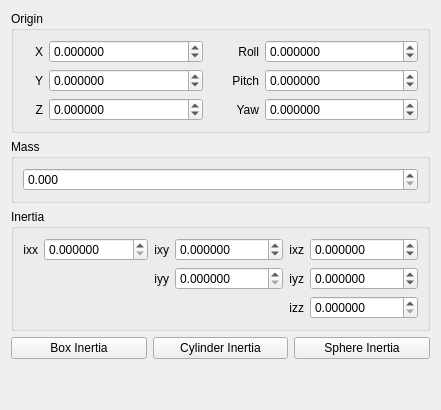
          <widget class="QWidget" name="InertialTab">
            <attribute name="title">
              <string>Inertial</string>
            </attribute>
            <layout class="QVBoxLayout">
              <item>
                <widget class="QGroupBox" name="InertialOriginGroupBox">
                  <property name="enabled">
                    <bool>true</bool>
                  </property>
                  <property name="title">
                    <string>Origin</string>
                  </property>
                  <layout class="QGridLayout" name="gridLayout_7">
                    <item row="1" column="2">
                      <widget class="QLabel" name="label_33">
                        <property name="maximumSize">
                          <size>
                            <width>50</width>
                            <height>16777215</height>
                          </size>
                        </property>
                        <property name="layoutDirection">
                          <enum>Qt::LeftToRight</enum>
                        </property>
                        <property name="text">
                          <string>Pitch</string>
                        </property>
                        <property name="alignment">
                          <set>Qt::AlignRight|Qt::AlignTrailing|Qt::AlignVCenter</set>
                        </property>
                      </widget>
                    </item>
                    <item row="1" column="3">
                      <widget class="QDoubleSpinBox" name="InertialOriginPitchSpinBox">
                        <property name="decimals">
                          <number>6</number>
                        </property>
                        <property name="minimum">
                          <double>-3.141592000000000</double>
                        </property>
                        <property name="maximum">
                          <double>3.141592000000000</double>
                        </property>
                        <property name="singleStep">
                          <double>0.001000000000000</double>
                        </property>
                      </widget>
                    </item>
                    <item row="2" column="0">
                      <widget class="QLabel" name="label_34">
                        <property name="maximumSize">
                          <size>
                            <width>20</width>
                            <height>16777215</height>
                          </size>
                        </property>
                        <property name="layoutDirection">
                          <enum>Qt::LeftToRight</enum>
                        </property>
                        <property name="text">
                          <string>Z</string>
                        </property>
                        <property name="alignment">
                          <set>Qt::AlignRight|Qt::AlignTrailing|Qt::AlignVCenter</set>
                        </property>
                      </widget>
                    </item>
                    <item row="0" column="3">
                      <widget class="QDoubleSpinBox" name="InertialOriginRollSpinBox">
                        <property name="decimals">
                          <number>6</number>
                        </property>
                        <property name="minimum">
                          <double>-3.141592000000000</double>
                        </property>
                        <property name="maximum">
                          <double>3.141592000000000</double>
                        </property>
                        <property name="singleStep">
                          <double>0.001000000000000</double>
                        </property>
                      </widget>
                    </item>
                    <item row="1" column="0">
                      <widget class="QLabel" name="label_35">
                        <property name="maximumSize">
                          <size>
                            <width>20</width>
                            <height>16777215</height>
                          </size>
                        </property>
                        <property name="layoutDirection">
                          <enum>Qt::LeftToRight</enum>
                        </property>
                        <property name="text">
                          <string>Y</string>
                        </property>
                        <property name="alignment">
                          <set>Qt::AlignRight|Qt::AlignTrailing|Qt::AlignVCenter</set>
                        </property>
                      </widget>
                    </item>
                    <item row="1" column="1">
                      <widget class="QDoubleSpinBox" name="InertialOriginYSpinBox">
                        <property name="decimals">
                          <number>6</number>
                        </property>
                        <property name="minimum">
                          <double>-10000.000000000000000</double>
                        </property>
                        <property name="maximum">
                          <double>10000.000000000000000</double>
                        </property>
                        <property name="singleStep">
                          <double>0.001000000000000</double>
                        </property>
                      </widget>
                    </item>
                    <item row="0" column="2">
                      <widget class="QLabel" name="label_36">
                        <property name="maximumSize">
                          <size>
                            <width>50</width>
                            <height>16777215</height>
                          </size>
                        </property>
                        <property name="layoutDirection">
                          <enum>Qt::LeftToRight</enum>
                        </property>
                        <property name="text">
                          <string>Roll</string>
                        </property>
                        <property name="alignment">
                          <set>Qt::AlignRight|Qt::AlignTrailing|Qt::AlignVCenter</set>
                        </property>
                      </widget>
                    </item>
                    <item row="2" column="1">
                      <widget class="QDoubleSpinBox" name="InertialOriginZSpinBox">
                        <property name="decimals">
                          <number>6</number>
                        </property>
                        <property name="minimum">
                          <double>-10000.000000000000000</double>
                        </property>
                        <property name="maximum">
                          <double>10000.000000000000000</double>
                        </property>
                        <property name="singleStep">
                          <double>0.001000000000000</double>
                        </property>
                      </widget>
                    </item>
                    <item row="2" column="2">
                      <widget class="QLabel" name="label_37">
                        <property name="maximumSize">
                          <size>
                            <width>50</width>
                            <height>16777215</height>
                          </size>
                        </property>
                        <property name="layoutDirection">
                          <enum>Qt::LeftToRight</enum>
                        </property>
                        <property name="text">
                          <string>Yaw</string>
                        </property>
                        <property name="alignment">
                          <set>Qt::AlignRight|Qt::AlignTrailing|Qt::AlignVCenter</set>
                        </property>
                      </widget>
                    </item>
                    <item row="2" column="3">
                      <widget class="QDoubleSpinBox" name="InertialOriginYawSpinBox">
                        <property name="decimals">
                          <number>6</number>
                        </property>
                        <property name="minimum">
                          <double>-3.141592000000000</double>
                        </property>
                        <property name="maximum">
                          <double>3.141592000000000</double>
                        </property>
                        <property name="singleStep">
                          <double>0.001000000000000</double>
                        </property>
                      </widget>
                    </item>
                    <item row="0" column="1">
                      <widget class="QDoubleSpinBox" name="InertialOriginXSpinBox">
                        <property name="decimals">
                          <number>6</number>
                        </property>
                        <property name="minimum">
                          <double>-10000.000000000000000</double>
                        </property>
                        <property name="maximum">
                          <double>10000.000000000000000</double>
                        </property>
                        <property name="singleStep">
                          <double>0.001000000000000</double>
                        </property>
                      </widget>
                    </item>
                    <item row="0" column="0">
                      <widget class="QLabel" name="label_38">
                        <property name="maximumSize">
                          <size>
                            <width>20</width>
                            <height>16777215</height>
                          </size>
                        </property>
                        <property name="layoutDirection">
                          <enum>Qt::LeftToRight</enum>
                        </property>
                        <property name="text">
                          <string>X</string>
                        </property>
                        <property name="alignment">
                          <set>Qt::AlignRight|Qt::AlignTrailing|Qt::AlignVCenter</set>
                        </property>
                      </widget>
                    </item>
                  </layout>
                </widget>
              </item>
              <item>
                <widget class="QGroupBox" name="InertialMassGroupBox">
                  <property name="enabled">
                    <bool>true</bool>
                  </property>
                  <property name="title">
                    <string>Mass</string>
                  </property>
                  <layout class="QVBoxLayout">
                    <item>
                      <widget class="QDoubleSpinBox" name="InertialMassSpinBox">
                        <property name="decimals">
                          <number>3</number>
                        </property>
                        <property name="singleStep">
                          <double>0.001000000000000</double>
                        </property>
                      </widget>
                    </item>
                  </layout>
                </widget>
              </item>
              <item>
                <widget class="QGroupBox" name="InertialInertiaGroupBox">
                  <property name="enabled">
                    <bool>true</bool>
                  </property>
                  <property name="title">
                    <string>Inertia</string>
                  </property>
                  <layout class="QGridLayout" name="gridLayout_8">
                    <item row="0" column="5">
                      <widget class="QDoubleSpinBox" name="InertiaIXZSpinBox">
                        <property name="decimals">
                          <number>6</number>
                        </property>
                        <property name="minimum">
                          <double>-10000.000000000000000</double>
                        </property>
                        <property name="maximum">
                          <double>10000.000000000000000</double>
                        </property>
                        <property name="singleStep">
                          <double>0.001000000000000</double>
                        </property>
                      </widget>
                    </item>
                    <item row="0" column="0">
                      <widget class="QLabel" name="label_41">
                        <property name="maximumSize">
                          <size>
                            <width>20</width>
                            <height>16777215</height>
                          </size>
                        </property>
                        <property name="layoutDirection">
                          <enum>Qt::LeftToRight</enum>
                        </property>
                        <property name="text">
                          <string>ixx</string>
                        </property>
                        <property name="alignment">
                          <set>Qt::AlignRight|Qt::AlignTrailing|Qt::AlignVCenter</set>
                        </property>
                      </widget>
                    </item>
                    <item row="0" column="4">
                      <widget class="QLabel" name="label_40">
                        <property name="maximumSize">
                          <size>
                            <width>20</width>
                            <height>16777215</height>
                          </size>
                        </property>
                        <property name="layoutDirection">
                          <enum>Qt::LeftToRight</enum>
                        </property>
                        <property name="text">
                          <string>ixz</string>
                        </property>
                        <property name="alignment">
                          <set>Qt::AlignRight|Qt::AlignTrailing|Qt::AlignVCenter</set>
                        </property>
                      </widget>
                    </item>
                    <item row="0" column="2">
                      <widget class="QLabel" name="label_39">
                        <property name="maximumSize">
                          <size>
                            <width>20</width>
                            <height>16777215</height>
                          </size>
                        </property>
                        <property name="layoutDirection">
                          <enum>Qt::LeftToRight</enum>
                        </property>
                        <property name="text">
                          <string>ixy</string>
                        </property>
                        <property name="alignment">
                          <set>Qt::AlignRight|Qt::AlignTrailing|Qt::AlignVCenter</set>
                        </property>
                      </widget>
                    </item>
                    <item row="1" column="3">
                      <widget class="QDoubleSpinBox" name="InertiaIYYSpinBox">
                        <property name="decimals">
                          <number>6</number>
                        </property>
                        <property name="minimum">
                          <double>0.000000000000000</double>
                        </property>
                        <property name="maximum">
                          <double>10000.000000000000000</double>
                        </property>
                        <property name="singleStep">
                          <double>0.001000000000000</double>
                        </property>
                      </widget>
                    </item>
                    <item row="0" column="1">
                      <widget class="QDoubleSpinBox" name="InertiaIXXSpinBox">
                        <property name="decimals">
                          <number>6</number>
                        </property>
                        <property name="minimum">
                          <double>0.000000000000000</double>
                        </property>
                        <property name="maximum">
                          <double>10000.000000000000000</double>
                        </property>
                        <property name="singleStep">
                          <double>0.001000000000000</double>
                        </property>
                      </widget>
                    </item>
                    <item row="1" column="2">
                      <widget class="QLabel" name="label_44">
                        <property name="maximumSize">
                          <size>
                            <width>20</width>
                            <height>16777215</height>
                          </size>
                        </property>
                        <property name="layoutDirection">
                          <enum>Qt::LeftToRight</enum>
                        </property>
                        <property name="text">
                          <string>iyy</string>
                        </property>
                        <property name="alignment">
                          <set>Qt::AlignRight|Qt::AlignTrailing|Qt::AlignVCenter</set>
                        </property>
                      </widget>
                    </item>
                    <item row="0" column="3">
                      <widget class="QDoubleSpinBox" name="InertiaIXYSpinBox">
                        <property name="decimals">
                          <number>6</number>
                        </property>
                        <property name="minimum">
                          <double>-10000.000000000000000</double>
                        </property>
                        <property name="maximum">
                          <double>10000.000000000000000</double>
                        </property>
                        <property name="singleStep">
                          <double>0.001000000000000</double>
                        </property>
                      </widget>
                    </item>
                    <item row="1" column="4">
                      <widget class="QLabel" name="label_45">
                        <property name="maximumSize">
                          <size>
                            <width>20</width>
                            <height>16777215</height>
                          </size>
                        </property>
                        <property name="layoutDirection">
                          <enum>Qt::LeftToRight</enum>
                        </property>
                        <property name="text">
                          <string>iyz</string>
                        </property>
                        <property name="alignment">
                          <set>Qt::AlignRight|Qt::AlignTrailing|Qt::AlignVCenter</set>
                        </property>
                      </widget>
                    </item>
                    <item row="1" column="5">
                      <widget class="QDoubleSpinBox" name="InertiaIYZSpinBox">
                        <property name="decimals">
                          <number>6</number>
                        </property>
                        <property name="minimum">
                          <double>-10000.000000000000000</double>
                        </property>
                        <property name="maximum">
                          <double>10000.000000000000000</double>
                        </property>
                        <property name="singleStep">
                          <double>0.001000000000000</double>
                        </property>
                      </widget>
                    </item>
                    <item row="2" column="5">
                      <widget class="QDoubleSpinBox" name="InertiaIZZSpinBox">
                        <property name="decimals">
                          <number>6</number>
                        </property>
                        <property name="minimum">
                          <double>0.000000000000000</double>
                        </property>
                        <property name="maximum">
                          <double>10000.000000000000000</double>
                        </property>
                        <property name="singleStep">
                          <double>0.001000000000000</double>
                        </property>
                      </widget>
                    </item>
                    <item row="2" column="4">
                      <widget class="QLabel" name="label_43">
                        <property name="maximumSize">
                          <size>
                            <width>20</width>
                            <height>16777215</height>
                          </size>
                        </property>
                        <property name="layoutDirection">
                          <enum>Qt::LeftToRight</enum>
                        </property>
                        <property name="text">
                          <string>izz</string>
                        </property>
                        <property name="alignment">
                          <set>Qt::AlignRight|Qt::AlignTrailing|Qt::AlignVCenter</set>
                        </property>
                      </widget>
                    </item>
                  </layout>
                </widget>
              </item>
              <item>
                <layout class="QHBoxLayout">
                  <item>
                    <widget class="QPushButton" name="BuildInertiaBoxButton">
                      <property name="text">
                        <string>Box Inertia</string>
                      </property>
                    </widget>
                  </item>
                  <item>
                    <widget class="QPushButton" name="BuildInertiaCylinderButton">
                      <property name="text">
                        <string>Cylinder Inertia</string>
                      </property>
                    </widget>
                  </item>
                  <item>
                    <widget class="QPushButton" name="BuildInertiaSphereButton">
                      <property name="text">
                        <string>Sphere Inertia</string>
                      </property>
                    </widget>
                  </item>
                </layout>
              </item>
              <item>
                <spacer name="verticalSpacer_5">
                  <property name="orientation">
                    <enum>Qt::Vertical</enum>
                  </property>
                  <property name="sizeHint" stdset="0">
                    <size>
                      <width>20</width>
                      <height>40</height>
                    </size>
                  </property>
                </spacer>
              </item>
            </layout>
          </widget>
